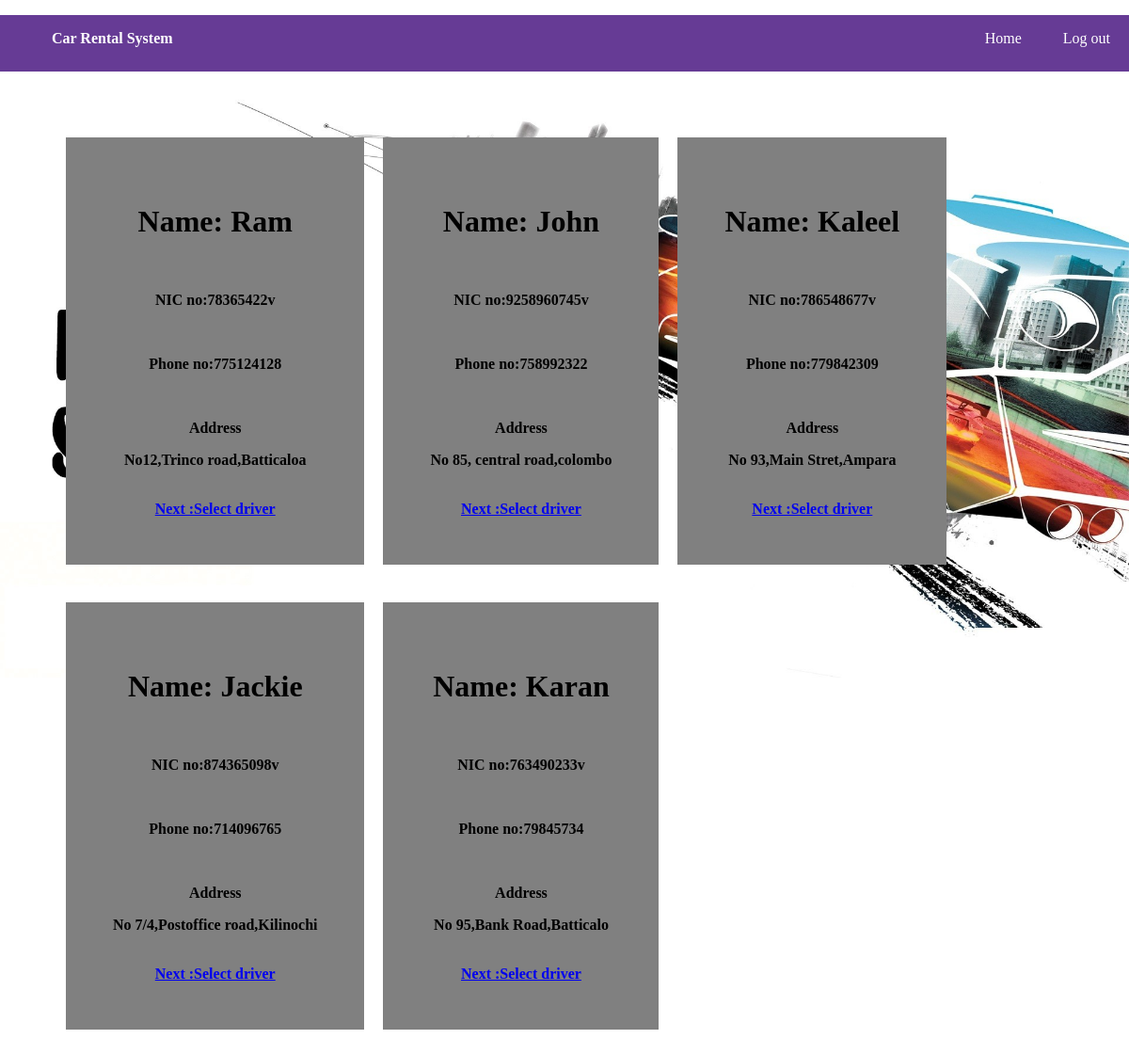
/Codes/driver.php (signed in), run on the app's committed database.
### tables this page shows
CREATE TABLE IF NOT EXISTS `driver` (
  `id` int(10) NOT NULL AUTO_INCREMENT,
  `name` varchar(25) NOT NULL,
  `NIC_no` varchar(15) NOT NULL,
  `address` varchar(40) NOT NULL,
  `P_No` int(15) NOT NULL,
  `available` varchar(15) DEFAULT NULL,
  PRIMARY KEY (`id`),
  UNIQUE KEY `name_ix` (`id`),
  UNIQUE KEY `driver_ix` (`id`)
);

### Codes/driver.php (the view, shortened to what this page needs)
<?php
	include "database.php";
?>
<!DOCTYPE html>
<html>
<head>
	<link rel="stylesheet" a href="css\style.css">
	<?php include"navbar.php";?>
</head>
<body>
<table >
						<?php
							$s="select * from driver where available='available'";
							$res=$db->query($s);
							if($res->num_rows>0)
							{
								while($r=$res->fetch_assoc())
								{
									echo"
									<th style='background-color:grey;'>
										<div class='zoom'>
                                      <h1>Name: {$r["name"]} </h1></div> <br>
                                      <div class='zoom'> <p>NIC no:{$r["NIC_no"]}</p></div> <br>
                                     <div class='zoom'> <p>Phone no:{$r["P_No"]}</p></div> <br>
									  <div class='zoom'><p>Address</p>
	                                   <p>{$r["address"]}</p></div><br>
									   <div class='zoom'>
									   <a href='booking.php?driver_id={$r["id"]}&car_id={$_GET["car_id"]}'>Next :Select driver </a>
                                         </div>
									</th>";
								}
							}
							else
							{
								echo "No Record Found";
							}
						?>
					</table>
</body>
</html>

### Codes/css/style.css (style rules this page uses)
body { margin: 0 auto; background-image: url("../img/car1.jpg"); background-repeat: no-repeat; background-size: 100% 720px; }

### Codes/driver.php (style rules this page uses)
table, th, td { padding: 50px; background-color: url("/graphics/background-fabric.jpg"); }
table { border-spacing: 20px; }
.zoom { transition: transform .2s; }

### data on the page
driver: name "Ram", NIC_no "78365422v", P_No "775124128", address "No12,Trinco road,Batticaloa"
driver: name "John", NIC_no "9258960745v", P_No "758992322", address "No 85, central road,colombo"
driver: name "Kaleel", NIC_no "786548677v", P_No "779842309", address "No 93,Main Stret,Ampara"
driver: name "Jackie", NIC_no "874365098v", P_No "714096765", address "No 7/4,Postoffice road,Kilinochi"
driver: name "Karan", NIC_no "763490233v", P_No "79845734", address "No 95,Bank Road,Batticalo"
